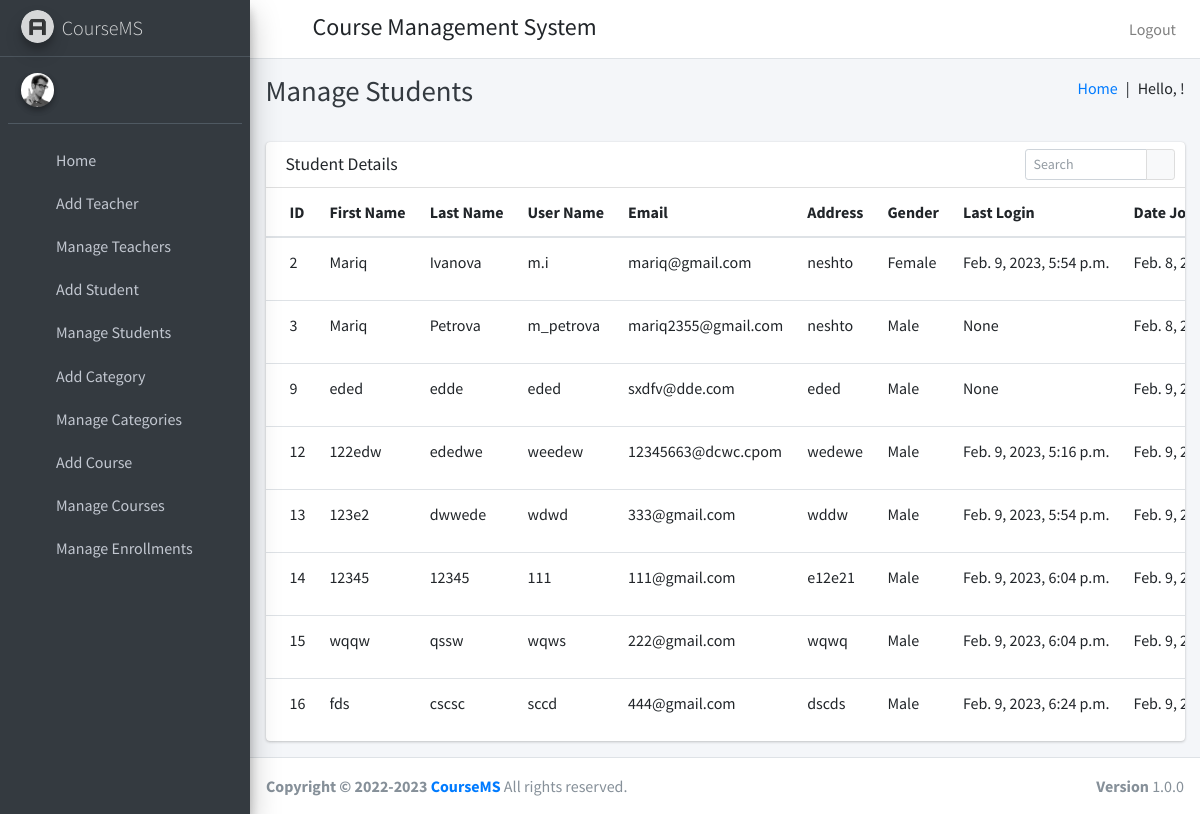
/manage_students, run on an earlier commit of the app's database.
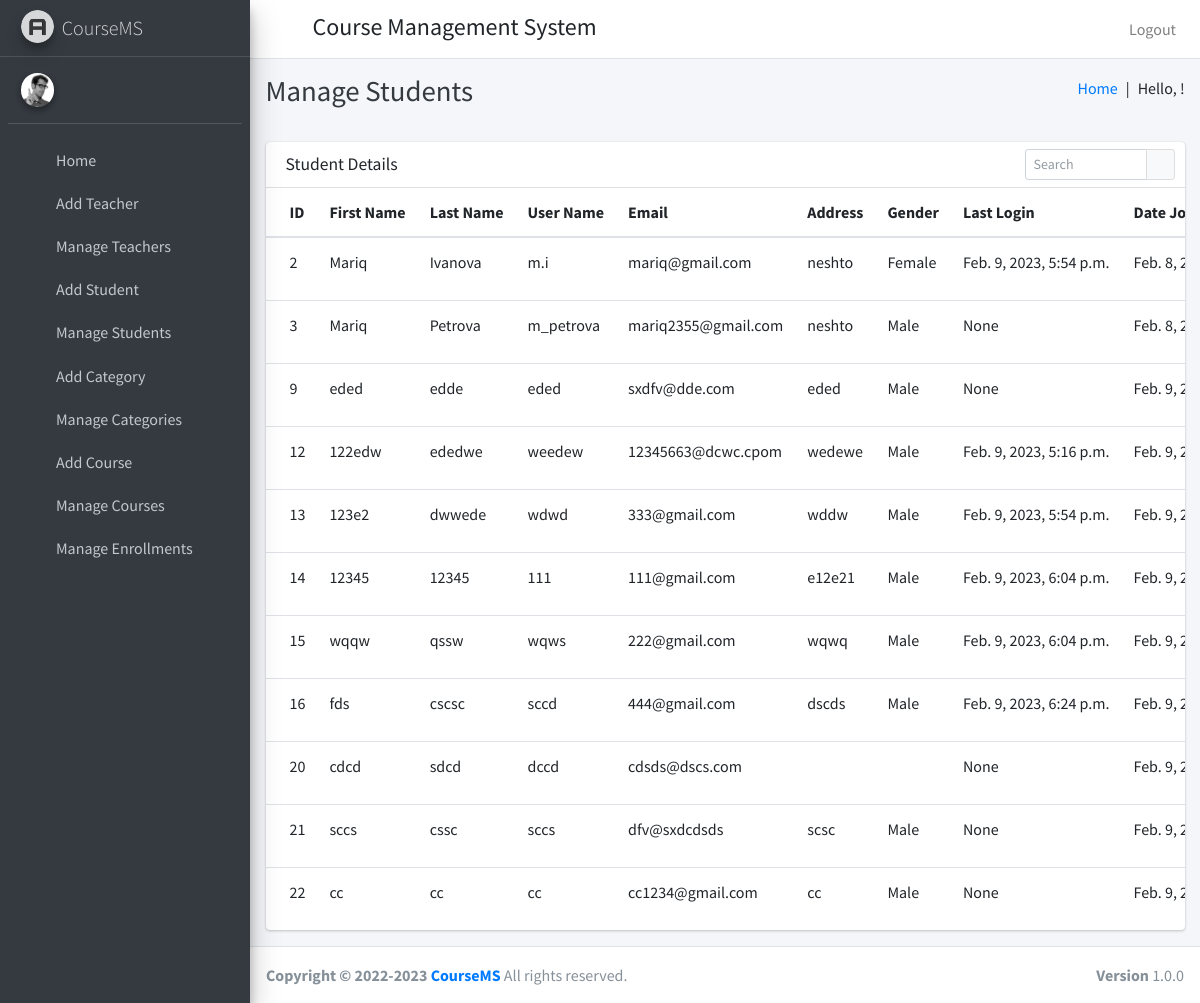
And on a later commit of the database.
### course/models.py (models this page shows, shortened)
class Student(models.Model):
    id = models.AutoField(primary_key=True)
    user = models.OneToOneField(User, on_delete=models.CASCADE)
    gender = models.CharField(max_length=6)
    address = models.TextField()

class User(AbstractUser):
    USER_TYPE_SELECTION = (
        (1, "HOD"),
        (2, "Teacher"),
        (3, "Student")
    )
    user_type = models.CharField(max_length=1, choices=USER_TYPE_SELECTION, default=1)

### course/HodViews.py (the view)
# urls.py: path('manage_students', HodViews.manage_students, name="manage_students"),
def manage_students(request):
    students = Student.objects.all()
    return render(request, "hod_templates/manage_students_template.html", {"students": students})

### course/templates/hod_templates/manage_students_template.html (shortened to what this page needs)
{% extends 'hod_templates/base_template.html' %}
{% block page_title %}
Manage Students
{% endblock page_title %}
{% block main_content %}
    <section class="content">
      <div class="container-fluid">
           <div class="row">
          <div class="col-12">
            <div class="card">
              <div class="card-header">
                <h3 class="card-title">Student Details</h3>
                <div class="card-tools">
                  <div class="input-group input-group-sm" style="width: 150px;">
                    <input type="text" name="table_search" class="form-control float-right" placeholder="Search">
                    <div class="input-group-append">
                      <button type="submit" class="btn btn-default"><i class="fas fa-search"></i></button>
                    </div>
                  </div>
                </div>
              </div>
              <div class="card-body table-responsive p-0">
                <table class="table table-hover text-nowrap">
                  <thead>
                    <tr>
                      <th>ID</th>
                      <th>First Name</th>
                      <th>Last Name</th>
                      <th>User Name</th>
                      <th>Email</th>
                      <th>Address</th>
                      <th>Gender</th>
                      <th>Last Login</th>
                      <th>Date Joined</th>
                    </tr>
                  </thead>
                  <tbody>
                  {% for student in students %}
                    <tr>
                      <td>{{ student.user.id }}</td>
                      <td>{{ student.user.first_name }}</td>
                      <td>{{ student.user.last_name }}</td>
                      <td>{{ student.user.username }}</td>
                      <td>{{ student.user.email }}</td>
                      <td>{{ student.address }}</td>
                      <td>{{ student.gender }}</td>
                      <td>{{ student.user.last_login }}</td>
                      <td>{{ student.user.date_joined }}</td>
                    </tr>
                  {% endfor %}
                  </tbody>
                </table>
              </div>
            </div>
          </div>
        </div>
      </div>
    </section>
{% endblock main_content %}

What changed in the data, as far as the page shows it:
added Student: user.id "20", user.first_name "cdcd", user.last_name "sdcd", user.username "dccd", user.email "cdsds@dscs.com", user.last_login "None", user.date_joined "Feb. 9,…"
added Student: user.id "21", user.first_name "sccs", user.last_name "cssc", user.username "sccs", user.email "dfv@sxdcdsds", address "scsc", gender "Male", user.last_login "None", user.date_joined "Feb. 9,…"
added Student: user.id "22", user.first_name "cc", user.last_name "cc", user.username "cc", user.email "cc1234@gmail.com", address "cc", gender "Male", user.last_login "None", user.date_joined "Feb. 9,…"
